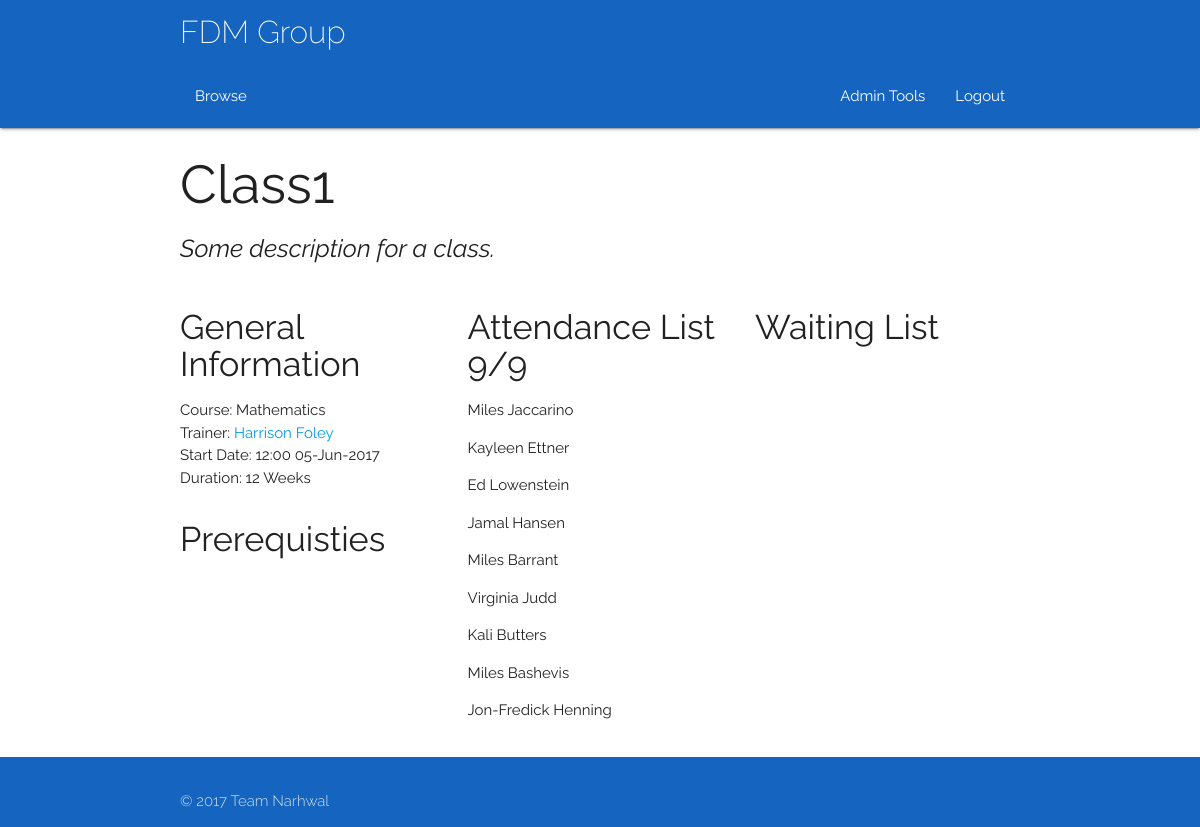
Screenshot of /class/1 (signed in) with the database file from the repository.
### app/models.py (models this page shows, shortened)
class Class(db.Model):
	__tablename__ = 'Class'
	classID = db.Column(db.Integer, primary_key = True)
	coursePoint = db.Column(db.Integer, db.ForeignKey('Course.courseID'))
	course = db.relationship("Course", foreign_keys = [coursePoint])
	courseID = db.Column(db.Integer)
	title = db.Column(db.String(100))
	description = db.Column(db.String(100))
	capacity = db.Column(db.Integer)
	startDate = db.Column(db.DateTime)
	duration = db.Column(db.Integer)
	endDate = db.Column(db.DateTime)
	reqFac = db.Column(db.String(100), default = 'None')
	preTrain = relationship("Class")
	parent_id = Column(db.Integer, ForeignKey('Class.classID'))
	locationPoint = db.Column(db.Integer, db.ForeignKey('Room.roomID'))
	location = db.relationship("Room", foreign_keys = [locationPoint])
	trainerPoint = db.Column(db.Integer, db.ForeignKey('Trainer.trainerID'))
	trainer = db.relationship("Trainer", foreign_keys = [trainerPoint])
	attendanceList = db.relationship('Delegate', secondary = association_table)
	waitList = db.relationship('Delegate', secondary = waiting_table)

class Course(db.Model):
	__tablename__ = 'Course'
	courseID = db.Column(db.Integer, primary_key = True)
	title = db.Column(db.String(100))
	description = db.Column(db.String(100))

class User(db.Model):
	__tablename__ = 'User'
	userID = db.Column(db.Integer, primary_key = True)
	name = db.Column(db.String(100))
	username = db.Column(db.String(100))
	email = db.Column(db.String(100))
	password = db.Column(db.String(100))
	type = db.Column(db.String(100))
	__mapper_args__ = {
		'polymorphic_identity': 'base',
		'polymorphic_on': type
	}

class Delegate(User):
	__tablename__ = 'Delegate'
	delID = db.Column(db.Integer, db.ForeignKey('User.userID'), primary_key = True)
	classList= db.relationship("Class", secondary = association_table)
	__mapper_args__ = {
		'polymorphic_identity': 'Delegate',
	}

### app/views.py (the view)
@app.route('/class/<id>')
@login_required
def adminClassDetails(id):
    classID = id
    if current_user.type != 'Admin':
        abort(403)
    current_class = classes(classID=classID)
    attSize = len(current_class.attendanceList)
    return render_template('adminClassDetails.html', title=current_class.title + 'Details', current_class=current_class, attSize = attSize)

### app/views.py (called while the page is built)
@login_manager.user_loader
def load_user(id):
    return models.User.query.get(id)

### queries.py (called while the page is built)
def listConvert(x):
    if(x.count() == 1):
        x = x[0]
        return x
    else:
        y = []
    for i in x:
        y.append(i)
    return y

def classes(**kwargs):
    q = models.Class.query.filter_by(**kwargs)
    q = listConvert(q)
    return q

### app/templates/adminClassDetails.html (shortened to what this page needs)
{% extends "base.html" %} {% block content %}
<div class="container">
    <div class="row">
        <div class = "col s12">
            <h2>{{current_class.title}}</h2>
            <h5><i>{{current_class.description}}</i></h5>
        </div>
    </div>
    <div class = "row">
        <div class = "col s12 l4">
        <h4>General Information</h4>
        <ul>
        <li>Course: {{current_class.course.title}}</li>
        <li>Trainer: <a href="/trainers/{{current_class.trainer.trainerID}}">{{current_class.trainer.name}}</a></li>
        <li>Start Date: {{current_class.startDate.strftime('%H:%M %d-%b-%Y') }}</li>
        <li>Duration: {{current_class.duration}} Weeks</li>
        </ul>
        <div class = "row">
        <div class ="col s12">
        <h4>Prerequisties</h4>
        </div>
        </div>
        </div>
        <div class = "col s12 l4">
        <h4>Attendance List {{attSize}}/{{current_class.capacity}}</h4>
        {%- for item in current_class.attendanceList %}
        <p> {{item.name}} </p>
        {%- endfor %}
        </div>
        <div class = "col s12 l4">
        <h4>Waiting List<h4>
        </div>
    </div>
</div>
    {% endblock %}

### app/static/css/style.css (style rules this page uses)
html { font-family: 'Raleway', sans-serif; }
.Site { display: flex; min-height: 100vh; flex-direction: column; }

### rows the page displays
Class: title "Class1", description "Some description for a class.", startDate "12:00 05-Jun-2017", duration "12", capacity "9"
Course: course "Mathematics"
User: trainer.name "Harrison Foley"
Delegate: name "Miles Jaccarino"
Delegate: name "Kayleen Ettner"
Delegate: name "Ed Lowenstein"
Delegate: name "Jamal Hansen"
Delegate: name "Miles Barrant"
Delegate: name "Virginia Judd"
Delegate: name "Kali Butters"
Delegate: name "Miles Bashevis"
Delegate: name "Jon-Fredick Henning"

### other values shown
{{ attSize }} "9"
